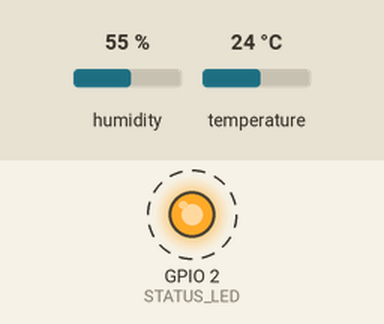
This sketch was run on a simulated ESP32. Parts: output pins drawn as LEDs (lit = HIGH). Dashed ring = blinking. The inputs (shaded band) are chosen by the test bench; at power-on: humidity 55 %, temperature 24 °C. What the sketch prints to the serial monitor is not drawn.

Above: at 0.2 s.
Timing chart, 0 to 3.0 s (numbered marks = the images above):
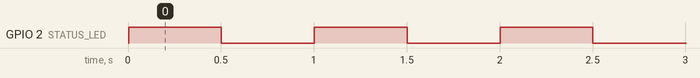

Measured:
- by itself, GPIO 2 (STATUS_LED): alternates HIGH for 0.50 s and LOW for 0.50 s

The sketch:

gemini_pro_3.1_thinking.ino
```cpp
#include <DHT.h>
#include <Adafruit_Sensor.h>

// ---------------------------------------------------------
// Configuration
// ---------------------------------------------------------
const int DHT_DATA_PIN = 4;        // Pin connected to DHT11 data line
const int STATUS_LED = 2;          // Built-in LED on ESP32 is usually GPIO 2

const unsigned long SENSOR_DELAY_MS = 5000; // Read sensor every 5 seconds
const unsigned long BLINK_DELAY_MS = 500;   // Toggle LED every 500 ms

// ---------------------------------------------------------
// Global Variables
// ---------------------------------------------------------
DHT myDHT(DHT_DATA_PIN, DHT11);

unsigned long nextSensorReadTime = 0;
unsigned long nextLedToggleTime = 0;
bool isLedOn = false;

// ---------------------------------------------------------
// Helper Functions
// ---------------------------------------------------------
void handleBlink() {
  unsigned long now = millis();

  if (now >= nextLedToggleTime) {
    isLedOn = !isLedOn;
    digitalWrite(STATUS_LED, isLedOn ? HIGH : LOW);

    // Schedule the next toggle
    nextLedToggleTime = now + BLINK_DELAY_MS;
  }
}

void handleSensor() {
  unsigned long now = millis();

  if (now >= nextSensorReadTime) {
    float tempC = myDHT.readTemperature();

    if (isnan(tempC)) {
      Serial.println("[Error] DHT11 sensor read failed.");
    } else {
      Serial.print("[Sensor] Temperature: ");
      Serial.print(tempC);
      Serial.println(" °C");
    }

    // Schedule the next read
    nextSensorReadTime = now + SENSOR_DELAY_MS;
  }
}

// ---------------------------------------------------------
// Main Setup & Loop
// ---------------------------------------------------------
void setup() {
  Serial.begin(115200);

  // Initialize LED
  pinMode(STATUS_LED, OUTPUT);
  digitalWrite(STATUS_LED, LOW);

  // Initialize Sensor
  myDHT.begin();

  Serial.println("System starting...");
  Serial.println("Reading temperature every 5 seconds...");
  Serial.println("Blinking status LED every 500 ms...");
}

void loop() {
  handleBlink();
  handleSensor();
}
```
